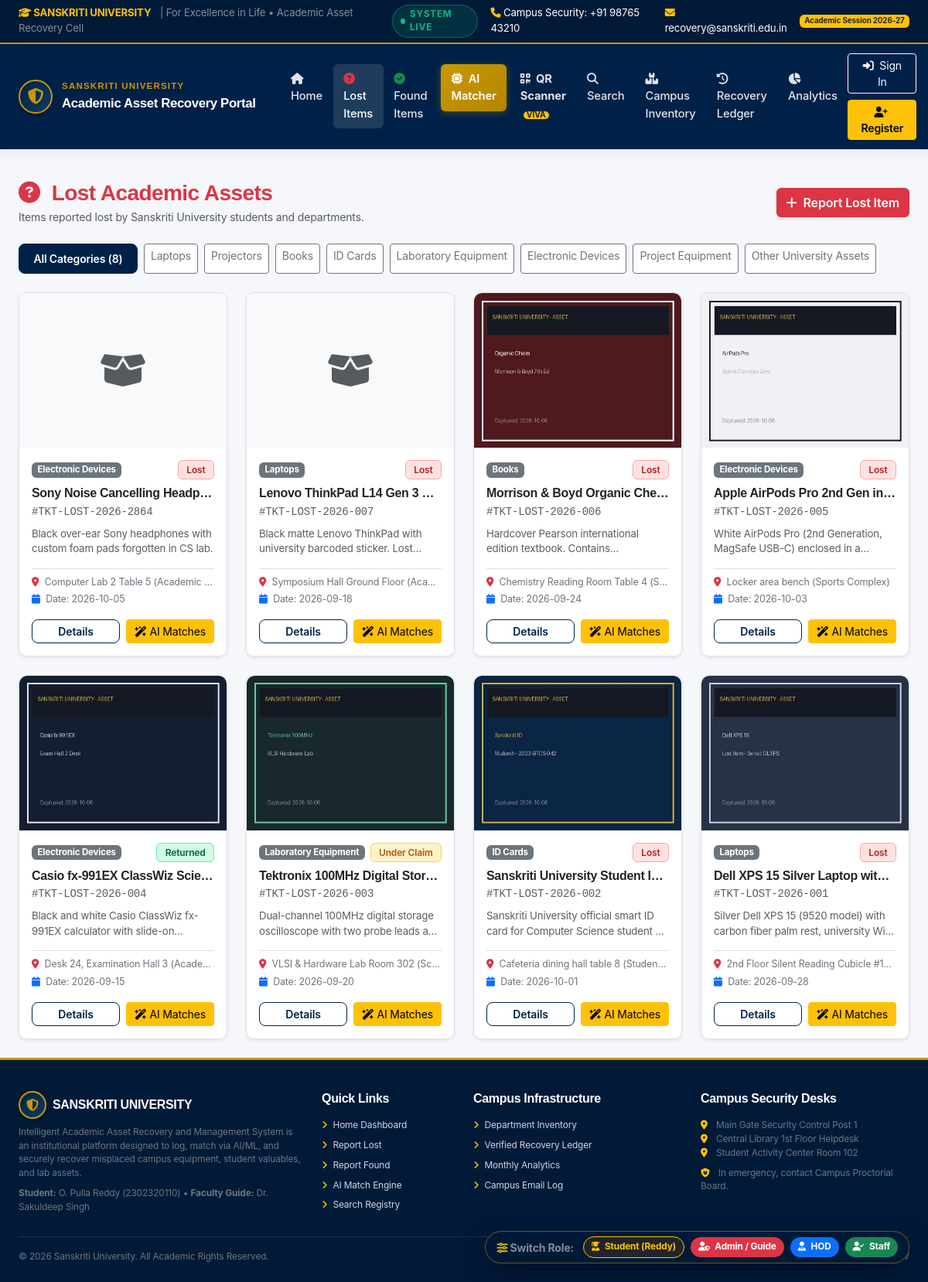
/items/lost, run on the app's committed database.
### tables this page shows
CREATE TABLE items (
        id INTEGER PRIMARY KEY AUTOINCREMENT,
        ticket_number TEXT UNIQUE NOT NULL,
        type TEXT NOT NULL, -- 'lost' or 'found'
        title TEXT NOT NULL,
        category TEXT NOT NULL,
        description TEXT NOT NULL,
        department TEXT NOT NULL,
        location TEXT NOT NULL,
        building_zone TEXT NOT NULL,
        date_event TEXT NOT NULL,
        time_event TEXT,
        image_path TEXT,
        user_id INTEGER,
        reporter_name TEXT,
        reporter_contact TEXT,
        is_anonymous INTEGER DEFAULT 0,
        status TEXT NOT NULL DEFAULT 'Lost', -- 'Lost', 'Found', 'Under Claim', 'Verified', 'Returned', 'Closed'
        serial_number_hint TEXT,
        identifying_marks TEXT,
        storage_location TEXT,
        escalated INTEGER DEFAULT 0,
        escalation_reason TEXT,
        escalated_at TIMESTAMP,
        created_at TIMESTAMP DEFAULT CURRENT_TIMESTAMP,
        updated_at TIMESTAMP DEFAULT CURRENT_TIMESTAMP,
        FOREIGN KEY (user_id) REFERENCES users (id) ON DELETE SET NULL
    );

### app.py (the view)
@app.route('/items/lost')
def list_lost():
    category = request.args.get('category')
    if category:
        items = database.query_db("SELECT * FROM items WHERE type='lost' AND category = ? ORDER BY id DESC", (category,))
    else:
        items = database.query_db("SELECT * FROM items WHERE type='lost' ORDER BY id DESC")
    return render_template(
        'assets/list.html',
        items=items,
        item_type='lost',
        page_title='Lost Academic Assets',
        page_description='Items reported lost by Sanskriti University students and departments.',
        selected_category=category
    )

### app.py (called while the page is built)
@app.context_processor
def inject_global_template_data():
    user = get_current_user()
    unread_count = 0
    if user:
        row = database.query_db("SELECT COUNT(*) as c FROM notifications WHERE user_id = ? AND is_read = 0", (user['id'],), one=True)
        unread_count = row['c'] if row else 0
    return {
        'current_user': user,
        'unread_notifs_count': unread_count,
        'now_year': datetime.now().year
    }

### auth_helper.py (called while the page is built)
def get_current_user():
    if 'user_id' not in session:
        return None
    user = database.query_db("SELECT * FROM users WHERE id = ?", (session['user_id'],), one=True)
    return user

### database.py (called while the page is built)
def get_db():
    if 'db' not in g:
        g.db = sqlite3.connect(DB_PATH)
        g.db.row_factory = sqlite3.Row
        g.db.execute("PRAGMA foreign_keys = ON")
    return g.db

def query_db(query, args=(), one=False, conn=None):
    close_after = False
    if conn is None:
        try:
            conn = get_db()
        except RuntimeError:
            conn = get_raw_connection()
            close_after = True
    cur = conn.cursor()
    cur.execute(query, args)
    rv = cur.fetchall()
    cur.close()
    if close_after:
        conn.close()
    return (rv[0] if rv else None) if one else rv

### templates/assets/list.html (shortened to what this page needs)
{% extends 'base.html' %}
{% block content %}
<div class="container-fluid px-4">
    <div class="d-flex flex-column flex-md-row justify-content-between align-items-md-center mb-4 gap-3">
        <div>
            <h3 class="fw-bold mb-1 {% if item_type == 'lost' %}text-danger{% else %}text-success{% endif %}">
                <i class="fa-solid {% if item_type == 'lost' %}fa-circle-question{% else %}fa-circle-check{% endif %} me-2"></i>
                {{ page_title }}
            </h3>
            <p class="text-muted small mb-0">{{ page_description }}</p>
        </div>
        <div>
            {% if item_type == 'lost' %}
                <a href="{{ url_for('report_lost') }}" class="btn btn-danger shadow-sm fw-semibold">
                    <i class="fa-solid fa-plus me-1"></i> Report Lost Item
                </a>
            {% else %}
                <a href="{{ url_for('report_found') }}" class="btn btn-success shadow-sm fw-semibold">
                    <i class="fa-solid fa-plus me-1"></i> Report Found Item
                </a>
            {% endif %}
        </div>
    </div>
    <div class="d-flex flex-wrap gap-2 mb-4">
        <a href="{{ url_for(request.endpoint) }}" class="btn btn-sm {% if not selected_category %}btn-su-primary{% else %}btn-outline-secondary bg-white{% endif %}">
            All Categories ({{ items|length }})
        </a>
        {% for cat in ['Laptops', 'Projectors', 'Books', 'ID Cards', 'Laboratory Equipment', 'Electronic Devices', 'Project Equipment', 'Other University Assets'] %}
            <a href="{{ url_for(request.endpoint, category=cat) }}" class="btn btn-sm {% if selected_category == cat %}btn-su-primary{% else %}btn-outline-secondary bg-white{% endif %}">
                {{ cat }}
            </a>
        {% endfor %}
    </div>
    <div class="row g-4">
        {% for item in items %}
        <div class="col-xl-3 col-lg-4 col-md-6">
            <div class="card h-100 border shadow-sm">
                {% if item.image_path %}
                    <img src="{{ url_for('static', filename='uploads/' + item.image_path) }}" class="item-thumb-lg" alt="{{ item.title }}">
                {% else %}
                    <div class="item-thumb-lg d-flex align-items-center justify-content-center text-muted bg-light">
                        <i class="fa-solid {% if item.type == 'lost' %}fa-box-open{% else %}fa-box-archive{% endif %} fa-3x"></i>
                    </div>
                {% endif %}
                <div class="card-body p-3 d-flex flex-column">
                    <div class="d-flex justify-content-between align-items-center mb-2">
                        <span class="badge bg-secondary" style="font-size: 0.72rem;">{{ item.category }}</span>
                        <span class="badge {% if item.status == 'Lost' %}badge-lost{% elif item.status == 'Found' %}badge-found{% elif item.status == 'Returned' %}badge-returned{% else %}badge-under-claim{% endif %}">
                            {{ item.status }}
                        </span>
                    </div>
                    <h6 class="card-title fw-bold text-dark text-truncate mb-1" title="{{ item.title }}">{{ item.title }}</h6>
                    <span class="text-muted font-monospace small mb-2">#{{ item.ticket_number }}</span>
                    <p class="small text-muted mb-3" style="display:-webkit-box; -webkit-line-clamp:2; -webkit-box-orient:vertical; overflow:hidden; font-size:0.83rem; height: 38px;">
                        {{ item.description }}
                    </p>
                    <div class="small text-secondary mb-3 border-top pt-2" style="font-size: 0.78rem;">
                        <div class="text-truncate mb-1"><i class="fa-solid fa-location-dot text-danger me-1"></i> {{ item.location }} ({{ item.building_zone }})</div>
                        <div><i class="fa-solid fa-calendar me-1 text-primary"></i> Date: {{ item.date_event }}</div>
                    </div>
                    <div class="d-flex gap-2 mt-auto">
                        <a href="{{ url_for('item_detail', item_id=item.id) }}" class="btn btn-sm btn-su-outline w-100">Details</a>
                        {% if item.type == 'lost' %}
                            <a href="{{ url_for('item_matches_view', item_id=item.id) }}" class="btn btn-sm btn-warning w-100" title="Check AI Matches">
                                <i class="fa-solid fa-wand-magic-sparkles"></i> AI Matches
                            </a>
                        {% elif item.status == 'Found' %}
                            <a href="{{ url_for('submit_claim', item_id=item.id) }}" class="btn btn-sm btn-su-primary w-100">Claim</a>
                        {% endif %}
                    </div>
                </div>
            </div>
        </div>
        {% endfor %}
    </div>
</div>
{% endblock %}

### static/css/style.css (style rules this page uses)
:root { --su-navy-dark: #001a38; --su-navy: #002147; --su-navy-light: #0d3b66; --su-navy-subtle: #e9eff6; --su-gold: #c99700; --su-gold-hover: #b38600; --su-gold-light: #fff8e1; --su-slate-bg: #f5f7fb; --su-card-bg: #ffffff; --su-border: #e2e8f0; --su-text-dark: #1e293b; --su-text-muted: #64748b; --su-emerald: #059669; --su-crimson: #dc2626; --su-amber: #d97706; --su-radius: 10px; --su-shadow-sm: 0 1px 3px rgba(0, 33, 71, 0.05); --su-shadow-md: 0 4px 16px rgba(0, 33, 71, 0.08); --su-shadow-lg: 0 10px 25px rgba(0, 33, 71, 0.12); }
body { font-family: -apple-system, BlinkMacSystemFont, "Segoe UI", Roboto, "Helvetica Neue", Arial, sans-serif; background-color: var(--su-slate-bg); color: var(--su-text-dark); min-height: 100vh; display: flex; flex-direction: column; }
.card { border: 1px solid var(--su-border); border-radius: var(--su-radius); background-color: var(--su-card-bg); box-shadow: var(--su-shadow-sm); transition: transform 0.2s ease, box-shadow 0.2s ease; overflow: hidden; }
.btn-su-primary { background-color: var(--su-navy); color: #ffffff; border: 1px solid var(--su-navy); font-weight: 600; padding: 0.5rem 1.15rem; border-radius: 8px; transition: all 0.2s ease; }
.btn-su-outline { background-color: transparent; color: var(--su-navy); border: 1.5px solid var(--su-navy); font-weight: 600; border-radius: 8px; }
.badge-lost { background-color: #fee2e2; color: #b91c1c; border: 1px solid #fca5a5; font-weight: 600; padding: 0.35rem 0.65rem; }
.badge-under-claim { background-color: #fef3c7; color: #b45309; border: 1px solid #fcd34d; font-weight: 600; padding: 0.35rem 0.65rem; }
.badge-returned { background-color: #d1fae5; color: #065f46; border: 1px solid #6ee7b7; font-weight: 600; padding: 0.35rem 0.65rem; }
.item-thumb-lg { width: 100%; height: 200px; object-fit: cover; border-top-left-radius: var(--su-radius); border-top-right-radius: var(--su-radius); background-color: #e2e8f0; }
body { font-family: 'Plus Jakarta Sans', -apple-system, BlinkMacSystemFont, "Segoe UI", Roboto, sans-serif; letter-spacing: -0.01em; }
h1, h2, h3, h4, h5, h6, .display-6, .navbar-brand { font-family: 'Outfit', sans-serif; letter-spacing: -0.02em; }
code, pre, .font-monospace { font-family: 'JetBrains Mono', monospace; }

### data on the page
items: category "Electronic Devices", status "Lost", title "Sony Noise Cancelling Headp…", ticket_number "TKT-LOST-2026-2864", description "Black over-ear Sony headphones with custom foam pads forgotten in CS lab.", location "Computer Lab 2 Table 5", building_zone "Academic…", date_event "2026-10-05"
items: category "Laptops", status "Lost", title "Lenovo ThinkPad L14 Gen 3…", ticket_number "TKT-LOST-2026-007", description "Black matte Lenovo ThinkPad with university barcoded sticker.…", location "Symposium Hall Ground Floor", building_zone "Acad…", date_event "2026-09-18"
items: image_path (picture), category "Books", status "Lost", title "Morrison & Boyd Organic Che…", ticket_number "TKT-LOST-2026-006", description "Hardcover Pearson international edition textbook.…", location "Chemistry Reading Room Table 4", building_zone "S…", date_event "2026-09-24"
items: image_path (picture), category "Electronic Devices", status "Lost", title "Apple AirPods Pro 2nd Gen in…", ticket_number "TKT-LOST-2026-005", description "White AirPods Pro (2nd Generation, MagSafe USB-C) enclosed in…", location "Locker area bench", building_zone "Sports Complex", date_event "2026-10-03"
items: image_path (picture), category "Electronic Devices", status "Returned", title "Casio fx-991EX ClassWiz Scie…", ticket_number "TKT-LOST-2026-004", description "Black and white Casio ClassWiz fx-991EX calculator with…", location "Desk 24, Examination Hall 3", building_zone "Acade…", date_event "2026-09-15"
items: image_path (picture), category "Laboratory Equipment", status "Under Claim", title "Tektronix 100MHz Digital Stor…", ticket_number "TKT-LOST-2026-003", description "Dual-channel 100MHz digital storage oscilloscope with two probe leads…", location "VLSI & Hardware Lab Room 302", building_zone "Sc…", date_event "2026-09-20"
items: image_path (picture), category "ID Cards", status "Lost", title "Sanskriti University Student I…", ticket_number "TKT-LOST-2026-002", description "Sanskriti University official smart ID card for Computer Science student…", location "Cafeteria dining hall table 8", building_zone "Student…", date_event "2026-10-01"
items: image_path (picture), category "Laptops", status "Lost", title "Dell XPS 15 Silver Laptop wit…", ticket_number "TKT-LOST-2026-001", description "Silver Dell XPS 15 (9520 model) with carbon fiber palm rest, university…", location "2nd Floor Silent Reading Cubicle #1…", date_event "2026-09-28"

### other printed values
{{ page_title }} "Lost Academic Assets"
{{ page_description }} "Items reported lost by Sanskriti University students and departments."
{{ items|length }} "8"
{{ cat }} "Laptops" "Projectors" "Books" "ID Cards" "Laboratory Equipment" "Electronic Devices" "Project Equipment" "Other University Assets"
